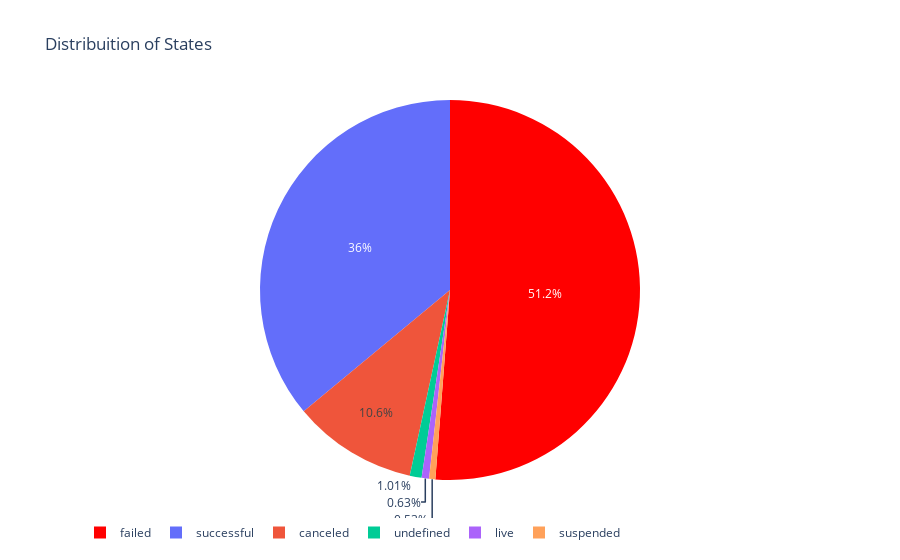

This figure's notebook cell:
### Code cell
state = round(df_kick["state"].value_counts() / len(df_kick["state"]) * 100,2)

labels = list(state.index)
values = list(state.values)

trace1 = go.Pie(labels=labels, values=values, marker=dict(colors=['red']))

layout = go.Layout(title='Distribuition of States', legend=dict(orientation="h"));

fig = go.Figure(data=[trace1], layout=layout)
iplot(fig)

### Figure 1 — Plotly figure (JSON) as saved in the notebook; plotly's stock layout.template omitted (floating-point values rounded to 4 significant figures)
{"data": [{"labels": ["failed", "successful", "canceled", "undefined", "live", "suspended"], "marker": {"colors": ["red"]}, "type": "pie", "values": [51.23, 36.02, 10.58, 1.01, 0.63, 0.53]}], "layout": {"legend": {"orientation": "h"}, "title": {"text": "Distribuition of States"}}}
